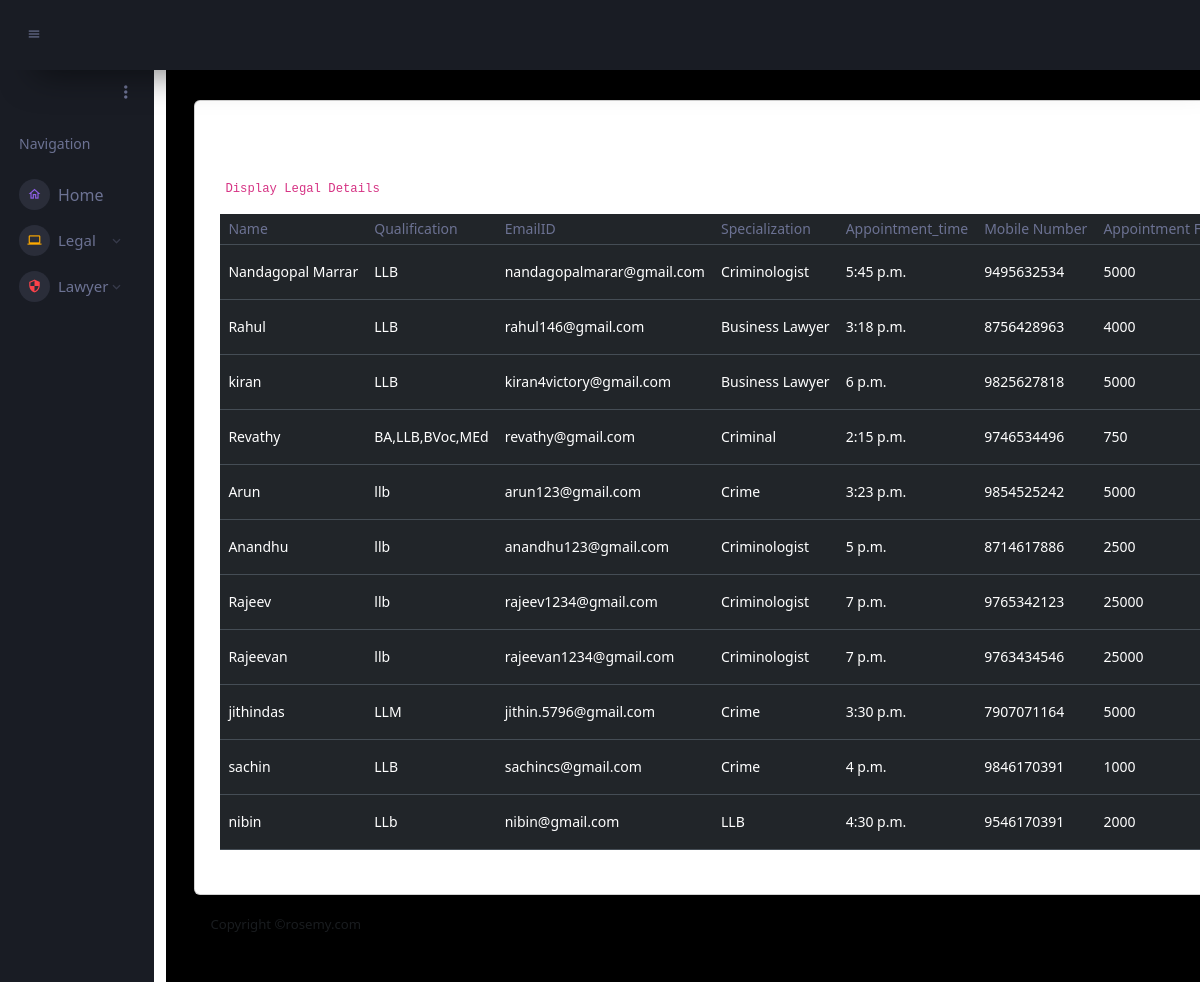
/backend/display_lawyer/, run on the app's committed database.
### Frontend/models.py (models this page shows, shortened)
class LawyerDb(models.Model):
    Name = models.TextField(max_length=25, null=True, blank=True)
    Qualification = models.TextField(max_length=25, null=True, blank=True)
    EmailID = models.EmailField(max_length=25, null=True, blank=True)
    Specialization = models.TextField(max_length=25, null=True, blank=True)
    Username = models.TextField(max_length=25, null=True, blank=True)
    Password = models.TextField(max_length=25, null=True, blank=True)
    payment = models.IntegerField(null=True, blank=True)
    Mob_No = models.IntegerField(null=True, blank=True)
    Appointment_time = models.TimeField(null=True, blank=True)
    Image = models.ImageField(upload_to="Lawyer_images", null=True, blank=True)
    is_approved = models.BooleanField(default=False)  # New field for approval status

### backend/views.py (the view)
# urls.py: path('display_lawyer/',views.display_lawyer,name="display_lawyer"),
def display_lawyer(request):
    law = LawyerDb.objects.all()
    return render(request, "lawyerdisplay.html",{'law':law})

### backend/templates/lawyerdisplay.html (shortened to what this page needs)
<!DOCTYPE html>
{% extends 'Index.html' %}
{% block content %}
<html lang="en">
<head>
    <link href="https://cdn.jsdelivr.net/npm/bootstrap@5.3.3/dist/css/bootstrap.min.css" rel="stylesheet">
</head>
<body>
<div class="card">
                  <div class="card-body">
                    <h4 class="card-title">Legal Details</h4>
                    <p class="card-description"><code>Display Legal Details</code>
                    </p>
                    <div class="table-responsive">
                      <table class="table table-dark">
                        <thead>
                          <tr>
                            <th> Name </th>
                            <th> Qualification </th>
                            <th> EmailID </th>
                            <th>Specialization</th>
                            <th> Appointment_time</th>
                            <th>Mobile Number</th>
                            <th>Appointment Fees</th>
                          </tr>
                        </thead>
                        <tbody>
                        {% for k in law %}
                          <tr>
                            <td>{{k.Name}}</td>
                            <td>{{k.Qualification}}</td>
                            <td>{{k.EmailID}}</td>
                            <td>{{k.Specialization}}</td>
                            <td>{{k.Appointment_time}}</td>
                            <td>{{k.Mob_No}}</td>
                            <td>{{k.payment}}</td>
                          </tr>
                         {% endfor %}
                        </tbody>
                      </table>
                    </div>
                  </div>
                </div>
</body>
</html>
{% endblock %}

### data on the page
LawyerDb: Name "Nandagopal Marrar", Qualification "LLB", EmailID "nandagopalmarar@gmail.com", Specialization "Criminologist", Appointment_time "5:45 p.m.", Mob_No "9495632534", payment "5000"
LawyerDb: Name "Rahul", Qualification "LLB", EmailID "rahul146@gmail.com", Specialization "Business Lawyer", Appointment_time "3:18 p.m.", Mob_No "8756428963", payment "4000"
LawyerDb: Name "kiran", Qualification "LLB", EmailID "kiran4victory@gmail.com", Specialization "Business Lawyer", Appointment_time "6 p.m.", Mob_No "9825627818", payment "5000"
LawyerDb: Name "Revathy", Qualification "BA,LLB,BVoc,MEd", EmailID "revathy@gmail.com", Specialization "Criminal", Appointment_time "2:15 p.m.", Mob_No "9746534496", payment "750"
LawyerDb: Name "Arun", Qualification "llb", EmailID "arun123@gmail.com", Specialization "Crime", Appointment_time "3:23 p.m.", Mob_No "9854525242", payment "5000"
LawyerDb: Name "Anandhu", Qualification "llb", EmailID "anandhu123@gmail.com", Specialization "Criminologist", Appointment_time "5 p.m.", Mob_No "8714617886", payment "2500"
LawyerDb: Name "Rajeev", Qualification "llb", EmailID "rajeev1234@gmail.com", Specialization "Criminologist", Appointment_time "7 p.m.", Mob_No "9765342123", payment "25000"
LawyerDb: Name "Rajeevan", Qualification "llb", EmailID "rajeevan1234@gmail.com", Specialization "Criminologist", Appointment_time "7 p.m.", Mob_No "9763434546", payment "25000"
LawyerDb: Name "jithindas", Qualification "LLM", EmailID "jithin.5796@gmail.com", Specialization "Crime", Appointment_time "3:30 p.m.", Mob_No "7907071164", payment "5000"
LawyerDb: Name "sachin", Qualification "LLB", EmailID "sachincs@gmail.com", Specialization "Crime", Appointment_time "4 p.m.", Mob_No "9846170391", payment "1000"
LawyerDb: Name "nibin", Qualification "LLb", EmailID "nibin@gmail.com", Specialization "LLB", Appointment_time "4:30 p.m.", Mob_No "9546170391", payment "2000"
